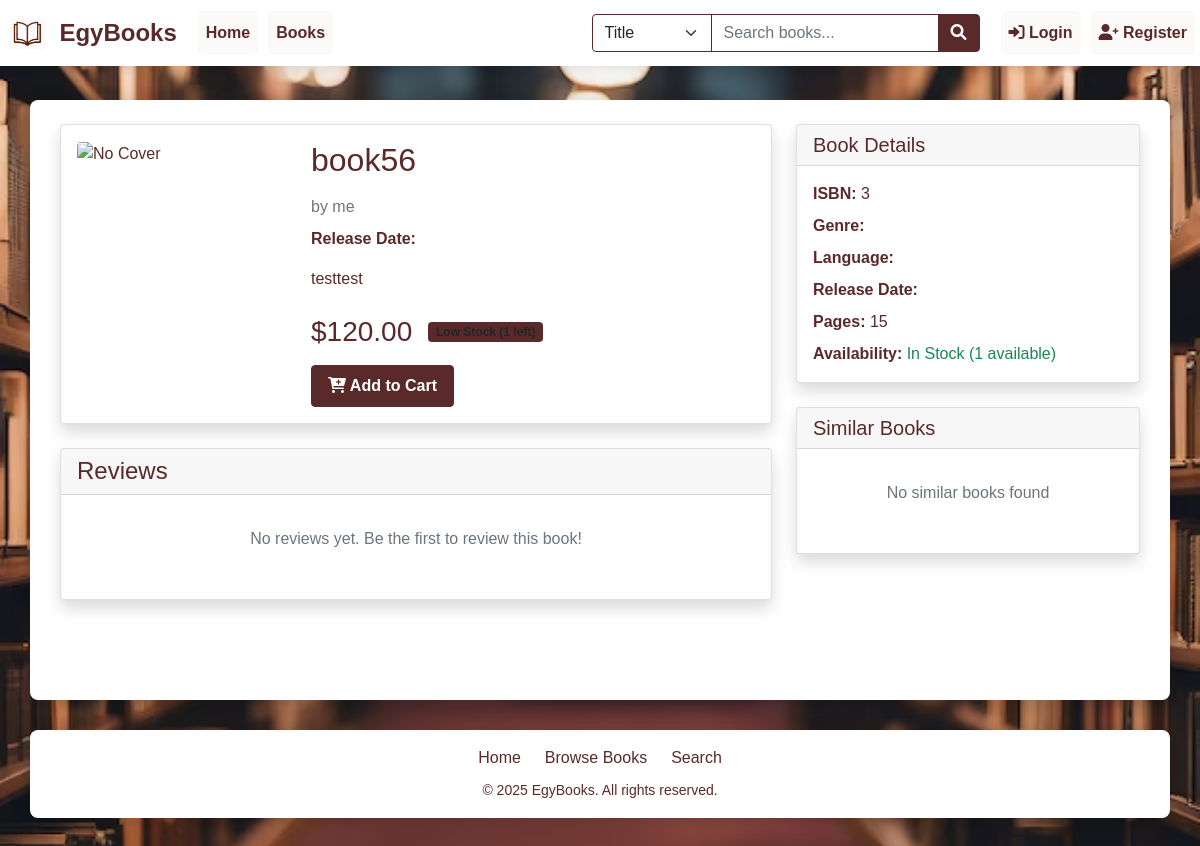
The page /book/4/ on the database as committed earlier.
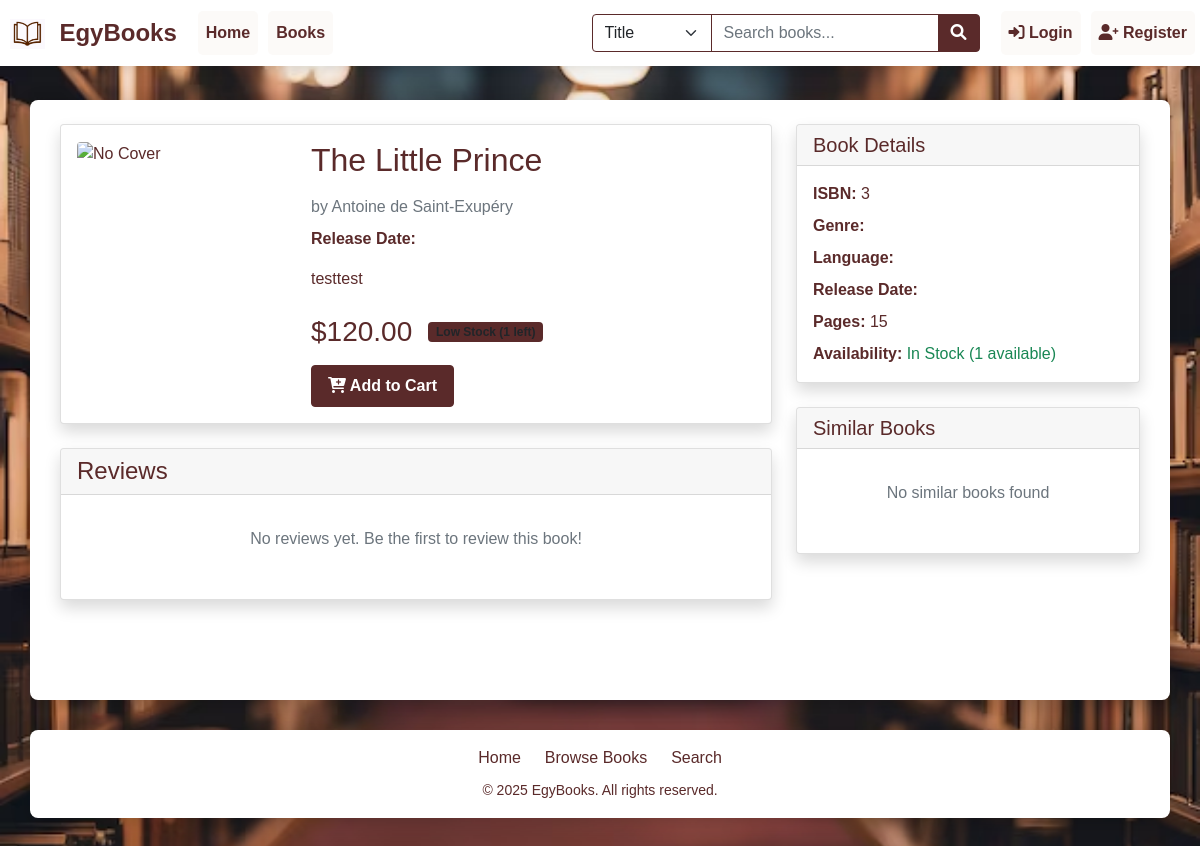
The same page on the database as committed later.
### books/models.py (models this page shows, shortened)
class Book(models.Model):
    title = models.CharField(max_length=200)
    slug = models.SlugField(unique=True)
    author = models.ForeignKey(Author, on_delete=models.CASCADE, related_name='books')
    category = models.ForeignKey(Category, on_delete=models.CASCADE, related_name='books')
    description = models.TextField()
    cover_image = models.ImageField(upload_to='books/covers/')
    price = models.DecimalField(max_digits=10, decimal_places=2)
    isbn = models.CharField(max_length=13, unique=True)
    publication_date = models.DateField()
    pages = models.PositiveIntegerField()
    language = models.CharField(max_length=50)
    stock = models.PositiveIntegerField(default=0)
    is_available = models.BooleanField(default=True)
    created_at = models.DateTimeField(auto_now_add=True)
    updated_at = models.DateTimeField(auto_now=True)
    class Meta:
        ordering = ['-created_at']

class Author(models.Model):
    name = models.CharField(max_length=200)
    slug = models.SlugField(unique=True)
    bio = models.TextField(blank=True)
    photo = models.ImageField(upload_to='authors/', blank=True, null=True)
    created_at = models.DateTimeField(auto_now_add=True)
    updated_at = models.DateTimeField(auto_now=True)
    class Meta:
        ordering = ['name']
    def __str__(self):
        return self.name

### books/views.py (the view)
# urls.py: path('book/<int:pk>/', views.BookDetailView.as_view(), name='book_detail'),
class BookDetailView(DetailView):
    model = Book
    template_name = 'books/book_detail.html'
    context_object_name = 'book'
    def get_context_data(self, **kwargs):
        context = super().get_context_data(**kwargs)
        context['similar_books'] = Book.objects.filter(
            category=self.object.category
        ).exclude(id=self.object.id)[:4]
        return context

### books/templates/books/book_detail.html (shortened to what the changed rows need)
{% extends 'base.html' %}
{% load static %}
{% block extra_css %}
<link href="{% static 'books/css/books.css' %}" rel="stylesheet">
{% endblock %}
{% block content %}
<div class="row">
    <div class="col-md-8">
        <div class="card shadow mb-4">
            <div class="card-body">
                <div class="row">
                    <div class="col-md-8">
                        <h2 class="mb-3">{{ book.title }}</h2>
                        <p class="text-muted mb-2">by {{ book.author }}</p>
                        <p class="mb-3">
                            <strong>Release Date:</strong> {{ book.release_date|date:"F d, Y" }}
                        </p>
                        <p class="mb-4">{{ book.description }}</p>
                        <div class="d-flex align-items-center mb-3">
                            <h3 class="mb-0 me-3">${{ book.price }}</h3>
                            {% if book.stock > 5 %}
                                <span class="badge bg-success">In Stock ({{ book.stock }})</span>
                            {% elif book.stock > 0 %}
                                <span class="badge bg-warning text-dark">Low Stock ({{ book.stock }} left)</span>
                            {% else %}
                                <span class="badge bg-danger">Out of Stock</span>
                            {% endif %}
                        </div>
                        <div class="d-flex gap-2">
                            <button class="btn btn-primary add-to-cart" data-book-id="{{ book.id }}"
                                    {% if book.stock == 0 %}disabled{% endif %}>
                            </button>
                        </div>
                    </div>
                </div>
            </div>
        </div>
    </div>
    <div class="col-md-4">
        <div class="card shadow mb-4">
            <div class="card-body">
                <ul class="list-unstyled mb-0">
                    <li class="mb-2">
                        <strong>ISBN:</strong> {{ book.isbn }}
                    </li>
                    <li class="mb-2">
                        <strong>Genre:</strong> {{ book.genre }}
                    </li>
                    <li class="mb-2">
                        <strong>Language:</strong> {{ book.get_language_display }}
                    </li>
                    <li class="mb-2">
                        <strong>Release Date:</strong> {{ book.release_date|date:"F d, Y" }}
                    </li>
                    <li class="mb-2">
                        <strong>Pages:</strong> {{ book.pages }}
                    </li>
                    <li>
                        <strong>Availability:</strong>
                        {% if book.stock > 0 %}
                            <span class="text-success">In Stock ({{ book.stock }} available)</span>
                        {% else %}
                            <span class="text-danger">Out of Stock</span>
                        {% endif %}
                    </li>
                </ul>
            </div>
        </div>
    </div>
</div>
{% endblock %}

Rows that differ between the two databases and show on the page:
changed Book "testtest": title "book56" → "The Little Prince"; author "me" → "Antoine de Saint-Exupéry"
